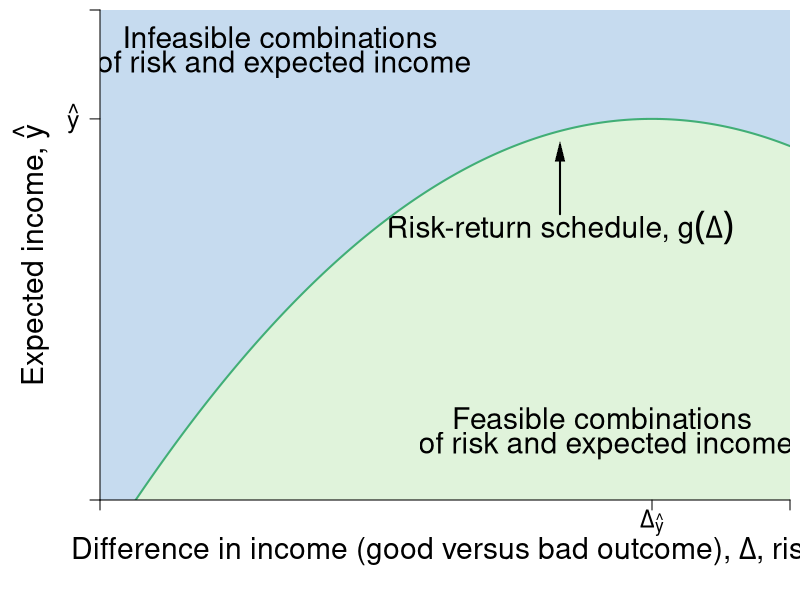

Here is the R script that generated this plot:
require(ggplot2)
require(shape)
pdf(file = "risk/risk_return_shaded.pdf", width = 9, height = 7)

# Set parameters for graphics
axislabelsize <- 1.8
labelsize <- 1.5
namesize <- 1.8
annotatesize <- 1.5
graphlinewidth <- 2
segmentlinewidth <- 1.5

COL <- c("#7fc97f", "#beaed4", "#fdc086", "#ffff99", "#386cb0", "#f0027f", "#bf5b17", "#666666")
COLA <- c("#e0f3db", "#99d8c9","#66c2a4","#41ae76", "#238b45", "#005824")
COLB <- c("#c6dbef", "#4eb3d3", "#2b8cbe", "#0868ac","#084081")
COLC <- c("#fcfbfd", "#efedf5", "#dadaeb", "#bcbddc", "#9e9ac8", "#807dba", "#6a51a3", "#54278f", "#3f007d")
grays <- gray.colors(25, start = 1, end = 0)

par(mar =  c(5, 5, 0.5, 0.5))
xlims <- c(0, 15)
ylims <- c(0, 18)

riskreturn <- function(g, int1 = 14, int2 = 4, coeff = 1/3){
  int1 - (int2 - (coeff)*g)^2
}

indiffA <- function(g, intercept = 5.6, slope = 0.125){
  intercept  + slope*g^2
}


#Plot command 
plot(0, 0, xlim = xlims, ylim = ylims, 
     type = "n",
     xlab = expression(paste("")),
     ylab = expression(paste("")), 
     axes = FALSE,
     # xlab = expression(paste("Bob's Payoff, ", u^B)),
     # ylab = expression(paste("Alfredo's Payoff, ", u^A)),
     #xaxt = "n", 
     #yaxt = "n", 
     cex.lab = axislabelsize, 
     bty = "n", 
     xaxs = "i", 
     yaxs = "i"
)


ticksy <- c(0,  riskreturn(g = 12) ,ylims[2])
ylabels <- c(NA, expression(paste(hat(y) )), NA)
ticksx <- c(0,  12, xlims[2])
xlabels <- c(NA, expression(paste(Delta[hat(y)])), NA)

mtext(expression(paste("Difference in income (good versus bad outcome), ", Delta, ", risk")), side = 1, line = 2.5, cex = axislabelsize)
text(xlims[1] - 1.5, ylims[2] - 0.5*(ylims[2] - ylims[1]), expression(paste("Expected income, ", hat(y))), xpd = TRUE, cex = axislabelsize, srt = 90) 


#Draw the polygon for shading the utility areas
xpoly1 <- seq(from = xlims[1], to = xlims[2], length.out = 500)
ypoly1 <- riskreturn(xpoly1)
polygon(x = c(xlims[2], xlims[2], rev(xpoly1), 0),
        y = c(ylims[2], 0, rev(ypoly1), ylims[2]),
        col=COLB[1], density=NULL, border = NA)

xpoly2 <- seq(from = 3*(4 - sqrt(14)), to = xlims[2], length.out = 500)
ypoly2 <- riskreturn(xpoly2)
polygon(x = c(xpoly2[1], xlims[2], rev(xpoly2)),
        y = c(ylims[1], ylims[1], rev(ypoly2)),
        col=COLA[1], density=NULL, border = NA)


text(10, 10, expression(paste("Risk-return schedule, ", omega = g(Delta) )), cex = axislabelsize)
Arrows(10, 10.5, 10, 12.8, col = "black", lty = 1, lwd = 2, arr.type = "triangle", arr.lwd = 0.5)

text(11, 3, expression(paste("Feasible combinations ")), cex = axislabelsize)
text(11, 2, expression(paste("of risk and expected income")), cex = axislabelsize)

text(4, 17, expression(paste("Infeasible combinations ")), cex = axislabelsize)
text(4, 16, expression(paste("of risk and expected income")), cex = axislabelsize)

npts <- 500 
xx1 <- seq(xlims[1], xlims[2], length.out = npts)
lines(xx1, riskreturn(xx1), col = COLA[4], lwd = graphlinewidth, lty = 1)
#lines(xx1, indiffA(xx1, intercept = 5.6), col = COLB[4], lwd = graphlinewidth, lty = 1)


#Add points a, b, c and c
#points(5.6, 9.5, pch = 16, col = "black", cex = 1.5)

axis(1, at = ticksx, pos = 0, labels = xlabels, cex.axis = labelsize)
axis(2, at = ticksy, pos = 0, labels = ylabels, las = 1, cex.axis = labelsize)

dev.off()
